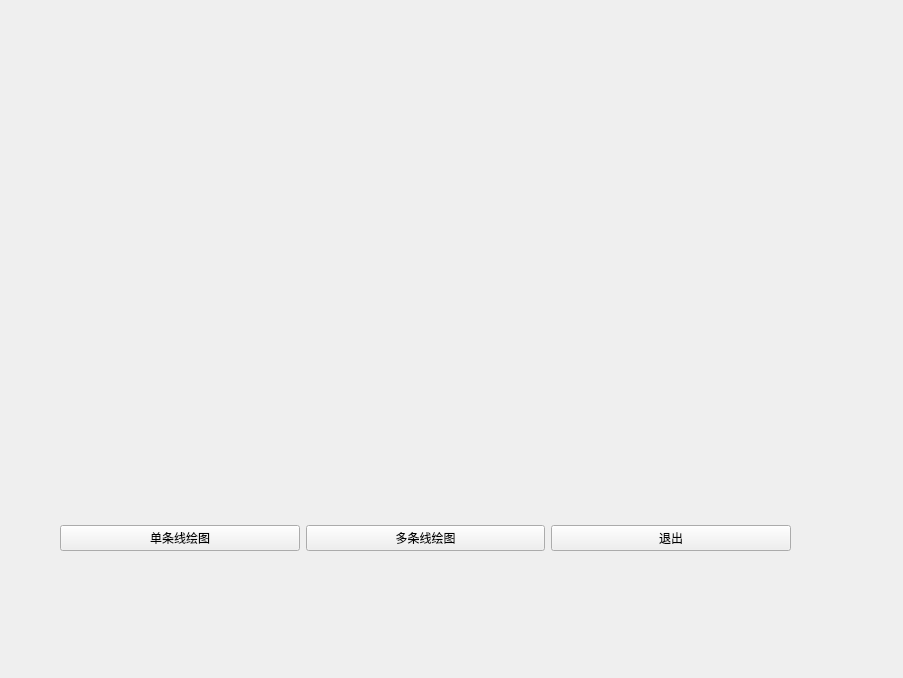
<?xml version="1.0" encoding="UTF-8"?>
<ui version="4.0">
 <class>Form</class>
 <widget class="QWidget" name="Form">
  <property name="geometry">
   <rect>
    <x>0</x>
    <y>0</y>
    <width>903</width>
    <height>678</height>
   </rect>
  </property>
  <property name="windowTitle">
   <string>Form</string>
  </property>
  <widget class="QWidget" name="layoutWidget">
   <property name="geometry">
    <rect>
     <x>60</x>
     <y>100</y>
     <width>731</width>
     <height>451</height>
    </rect>
   </property>
   <layout class="QGridLayout" name="gridLayout">
    <item row="1" column="0">
     <widget class="QPushButton" name="pushButton">
      <property name="text">
       <string>单条线绘图</string>
      </property>
     </widget>
    </item>
    <item row="1" column="1">
     <widget class="QPushButton" name="pushButton_2">
      <property name="text">
       <string>多条线绘图</string>
      </property>
     </widget>
    </item>
    <item row="1" column="2">
     <widget class="QPushButton" name="quit_btn">
      <property name="text">
       <string>退出</string>
      </property>
     </widget>
    </item>
    <item row="0" column="0" colspan="3">
     <layout class="QHBoxLayout" name="horizontalLayout">
      <item>
       <widget class="GraphicsLayoutWidget" name="pyqtgraph" native="true">
        <property name="minimumSize">
         <size>
          <width>100</width>
          <height>50</height>
         </size>
        </property>
       </widget>
      </item>
      <item>
       <widget class="GraphicsLayoutWidget" name="pyqtgraph2" native="true">
        <property name="minimumSize">
         <size>
          <width>100</width>
          <height>50</height>
         </size>
        </property>
       </widget>
      </item>
     </layout>
    </item>
   </layout>
  </widget>
 </widget>
 <customwidgets>
  <customwidget>
   <class>GraphicsLayoutWidget</class>
   <extends>QWidget</extends>
   <header>pyqtgraph</header>
   <container>1</container>
  </customwidget>
 </customwidgets>
 <resources/>
 <connections/>
</ui>
